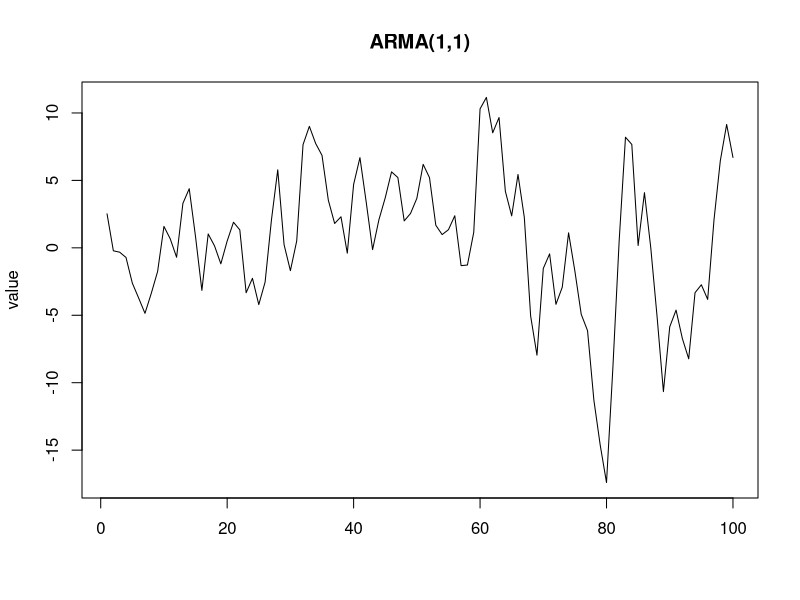
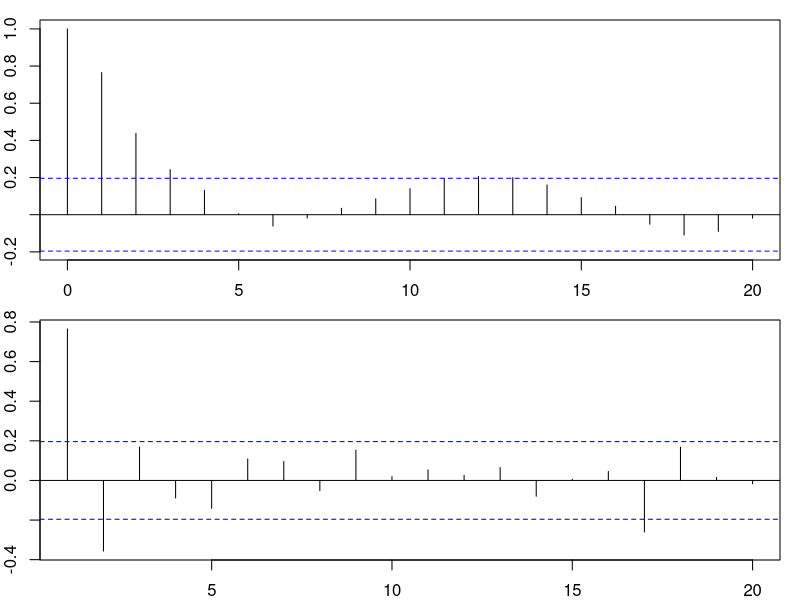
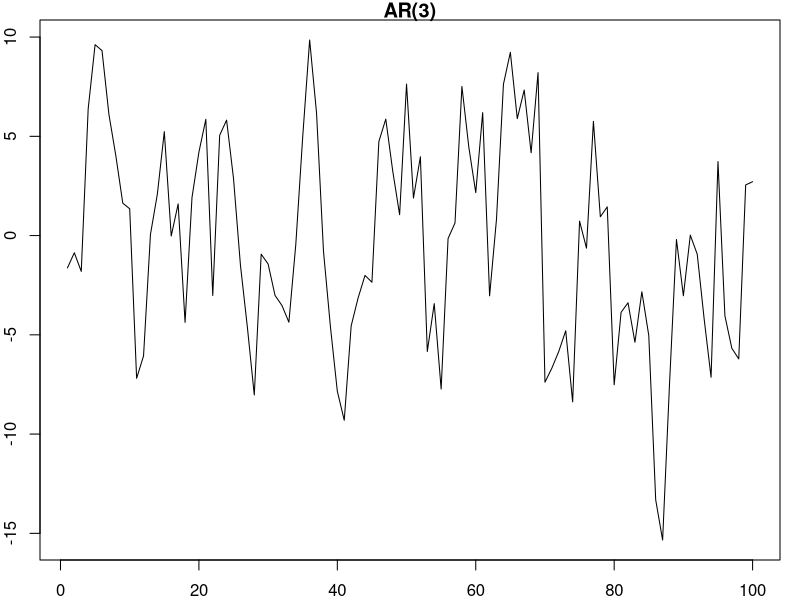
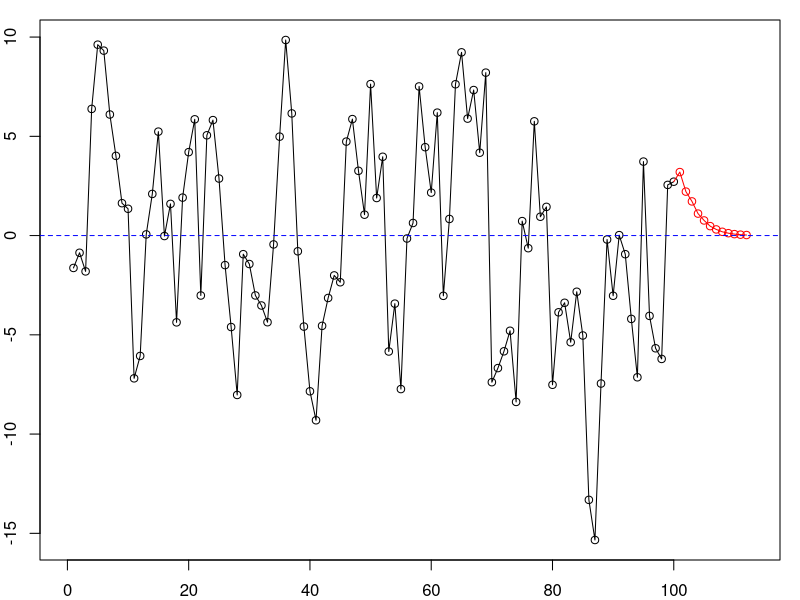
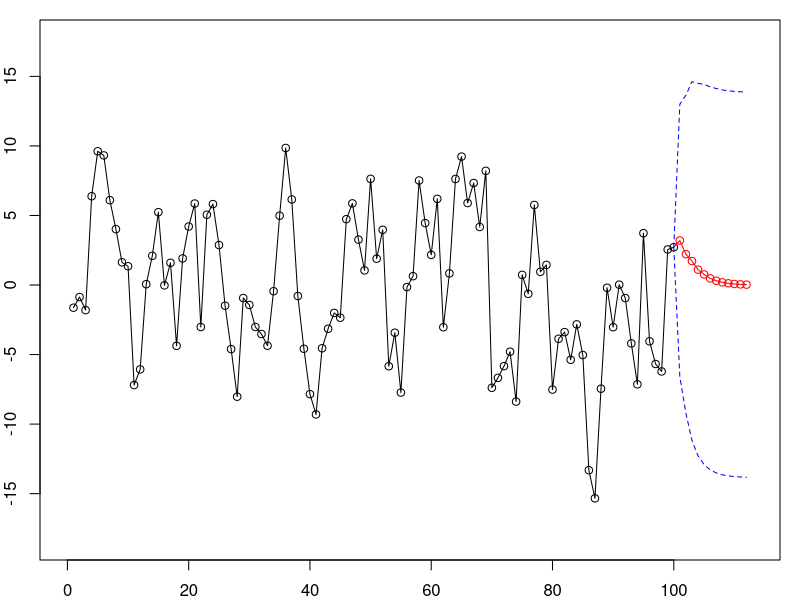
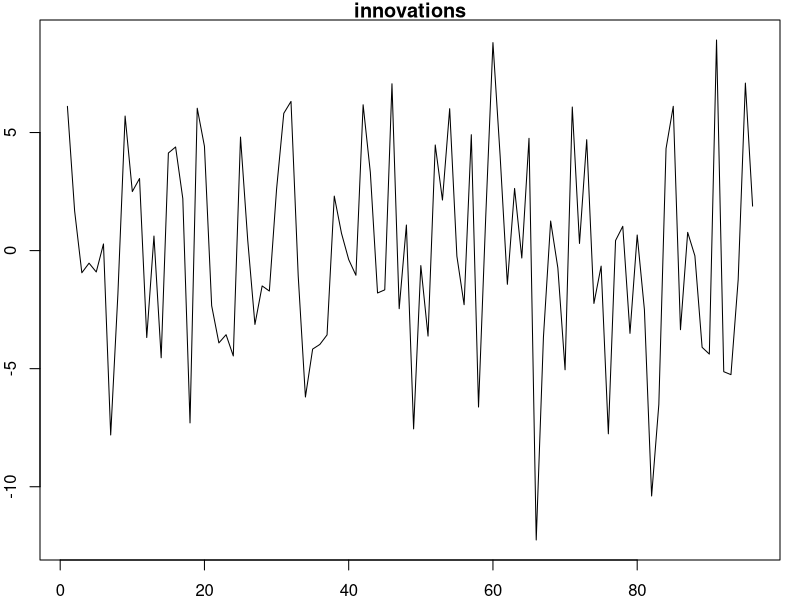
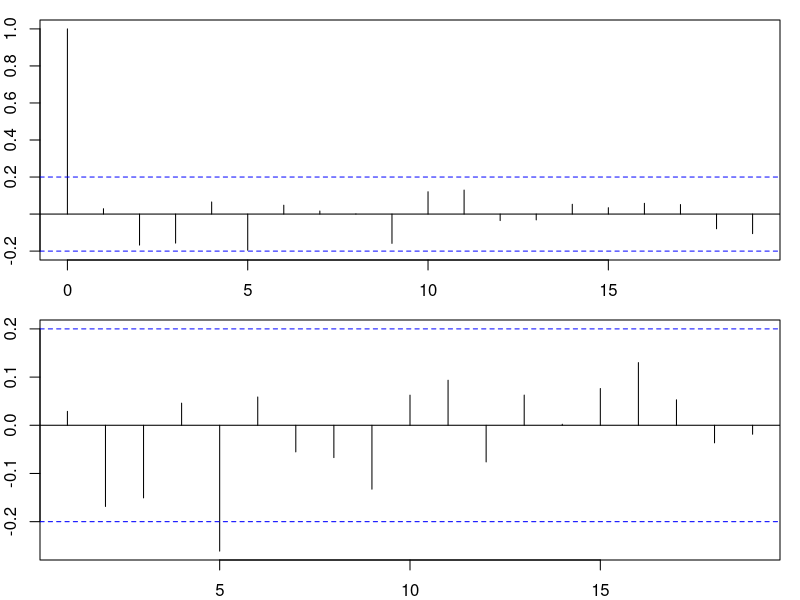
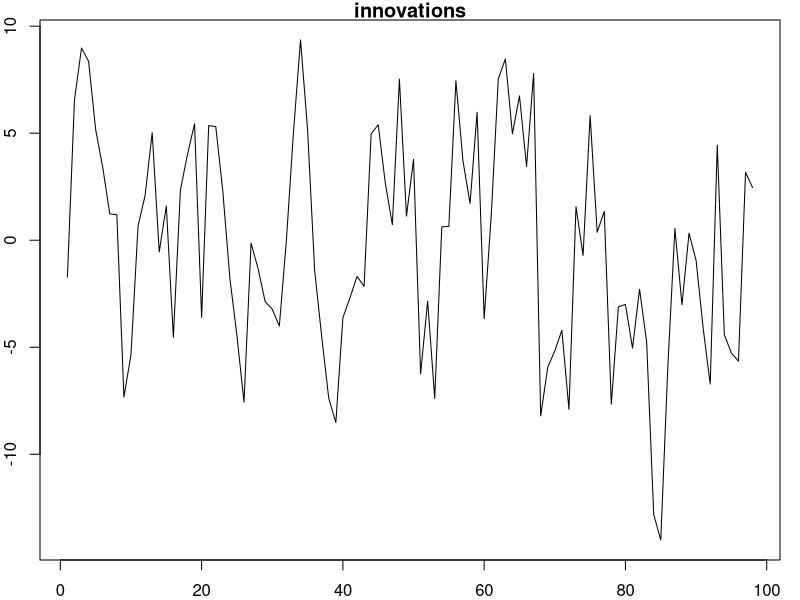

Reproduce these figures in R, in order.
# =================================================================================
# STAT 5170: Applied Time Series
# Numerical examples for part B of learning unit 3
# =================================================================================
#
# =================================================================================
# Simulated ARMA time series
# =================================================================================
#
# Adding to the previously defined functions for simulating time series, the following function may be used to simulate a sample path from an ARMA model.

arma.sim <- function(n, phi, theta, sigw, x0=NA, w0=NA) {
	p <- length(phi)
	q <- length(theta)
	wn.samp <- rnorm(n=n, mean=0, sd=sigw)
	if (is.na(x0)) {
		pastx <- rep(x=0, times=p)
	} else {
		pastx <- c(x0, rep(x=0, times=p-length(x0)))
	}
	if (is.na(w0)) {
		pastw <- rep(x=0, times=q)
	} else {
		pastw <- c(w0, rep(x=0, times=q-length(w0)))
	}
	arma.samp <- numeric(length=n)
	for (t in 1:n) {
		arma.samp[t] <- sum(phi*pastx) + sum(theta*pastw) + wn.samp[t]
		pastx <- c(arma.samp[t], pastx[1:p-1])
		pastw <- c(wn.samp[t], pastw[1:q-1])
	}
	arma.ts <- ts(arma.samp)
	return(arma.ts)
}

# Consider an ARMA(1,1) model with parameters

sigw <- 3.25
phi <- 0.75
theta <- 0.5

# The following code simulates a time series from the is model and plots both its sample path

n <- 100
arma.ts <- arma.sim(n=n, phi=phi, theta=theta, sigw=sigw)
ts.plot(arma.ts, xlab="", ylab="value", main=paste("ARMA(", length(phi), ",", length(theta), ")", sep=""))

# Its ACF and PACF are displayed as follows.

par(mfrow = c(2, 1))
par(mar=c(2.00, 2.00, 1.00, 1.00)) #bottom, left, top, and right
acf(arma.ts)
pacf(arma.ts)
par(mfrow = c(1, 1))

# =================================================================================
# Infinite MA and AR representations of ARMA time series
# =================================================================================
#
# This next example illustrates the use of general recursive formulas for determining the coefficients of infinite MA or AR representations of an ARMA time series.
# 
# As a simple initial example, consider the ARMA(1,1) model with parameters 

phi <- 0.9
theta <- 0.5

# Suppose our interest is to determine the coefficients, psi(j), of its infinite MA representation.

# The coefficients up to index j=p=1 are determined by the formula
# 
# psi(1) = theta + phi
#
# The coefficients psi(p+k) for k at least 1 are determined by the formula
# 
# psi(k+1) = phi(1)*psi(k) 
# 
# The first several coefficeints are calculated as follows

max.k <- 5
psi <- numeric(length=max.k+1)
psi[1] <- theta + phi
for (k in 1:max.k) {
	psi[k+1] <- phi*psi[k] 
}
psi

# It may be helpful to know that this sequence is also given by the formula
# 
# psi(j) = (theta + phi)*phi^(j-1)
# 
# This is calculated as follows

(theta + phi)*phi^(1:(max.k+1)-1)

# Let us now practice on more a complicated model, an ARMA(3,2) model with parameters

phi1 <- 0.9
phi2 <- 0.22
phi3 <- -0.24

theta1 <- 0.3
theta2 <- -0.4

# The coefficients, psi(j), of its infinite MA representation are determined up to  index j=p=3 by the formula
# 
# psi(1) = theta1 + phi1
# psi(2) = theta2 + phi2 + phi1*psi(1)
# psi(3) = phi3 + phi1*psi(2) + phi2*psi(1)

# The coefficients psi(p+k) for k at least 1 are determined by the formula
# 
# psi(k+3) = phi1*psi(k+2) + phi2*psi(k+1) + phi3*psi(k)
# 
# The first several coefficients are calculated as follows

max.k <- 5
psi <- numeric(length=max.k+3)
psi[1] <- theta1 + phi1
psi[2] <- theta2 + phi2 + phi1*psi[1]
psi[3] <- phi3 + phi1*psi[2] + phi2*psi[1]
for (k in 1:max.k) {
	psi[k+3] <- phi1*psi[k+2] + phi2*psi[k+1] + phi3*psi[k]
}
psi

# As for its infinite AR representation, the coefficients, pi(j), up to index j=q=2 are determined by the formula
# 
# pi(1) = phi1 + theta1
# pi(2) = phi2 + theta2 - theta1*pi(1)

# The coefficient pi(q+k) for k=1 is
# 
# pi(3) = phi3 - theta1*pi(2) - theta2*pi(1)
# 
# The coefficients pi(q+k) for k at least 2 are determined by the formula
# 
# pi(k+2) = -theta1*pi(k+1) - theta2*pi(k)
# 
# The first several coefficeints are calcualted as follows

max.k <- 5
pi <- numeric(length=max.k+2)
pi[1] <- phi1 + theta1
pi[2] <- phi2 + theta2 - theta1*pi[1]
pi[3] <- phi3 - theta1*pi[2] - theta2*pi[1]
for (k in 2:max.k) {
	pi[k+2] <- -theta1*pi[k+1] - theta2*pi[k]
}
pi

# =================================================================================
# AR(p) forecasting
# =================================================================================
#
# The next several examples will demonstrate the use of m-step-ahead prediction formulas, and related formulas, on several time series models. We start with forecasting under an autoregressive model

# ---------------------------------------------------------------------------------
# Predictions
# ---------------------------------------------------------------------------------

# In a previous example, we worked with an AR(p) time-series model with p=3 and parameters

p <- 3
sigw <- 5
phi1 <- 0.6
phi2 <- 0.25
phi3 <- -0.15

# The following code simulates a sample path from this time-series model and generates a plot. We use a user-defined function defined previously to simulate the sample path.

ar.sim <- function(n, phi, sigw, x0=NA) {
	p <- length(phi)
	wn.samp <- rnorm(n=n, mean=0, sd=sigw)
	if (is.na(x0)) {
		pastx <- rep(x=0, times=p)
	} else {
		pastx <- c(x0, rep(x=0, times=p-length(x0)))
	}
	ar.samp <- numeric(length=n)
	for (t in 1:n) {
		ar.samp[t] <- sum(phi*pastx) + wn.samp[t]
		pastx <- c(ar.samp[t], pastx[1:p-1])
	}
	ar.ts <- ts(ar.samp)
	return(ar.ts)
}

n <- 100
phi <- c(phi1, phi2, phi3)
ar.ts <- ar.sim(n=n, phi=phi, sigw=sigw)
ts.plot(ar.ts, xlab="", ylab="value", main=paste("AR(", length(phi), ")", sep=""))

# Suppose our goal is to produce m-step-ahead forecasts, x.pred(n+m), starting with the last time point of the simulated time series. This is easily done using the recursive formula
#
# x.pred(n+m) = phi1*x.pred(n+m-1) + phi2*x.pred(n+m-2) + phi3*x.pred(n+m-3)
#
# where x.pred(t) = x(t) if t <= n.
#
# Several such m-step-ahead forecasts are calculated as follows

max.m <- 12
p <- length(phi)
predx <- numeric(length=max.m)
pastx <- ar.ts[seq(from=n, to=n-p+1)]
for (m in 1:max.m) {
	predx[m] = phi1*pastx[1] + phi2*pastx[2] + phi3*pastx[3]
	pastx <- c(predx[m], pastx[1:p-1])
}

# The simualated time series and predictions are plotted by the following code

plot(1:n, ar.ts, type="l", lty=1, lwd=1, col="black", xlim=c(0,n+max.m+1), xlab="previous", ylab="current", main="")
points(1:n, ar.ts, pch=1, cex=1, col="black")
lines(n:(n+max.m), c(ar.ts[n],predx), lty=1, lwd=1, col="red")
points((n+1):(n+max.m), predx, pch=1, cex=1, col="red")
abline(h=0, lty=2, lwd=1, col="blue")

# Observe how the forecasts decay to the mean of the time series.

# ---------------------------------------------------------------------------------
# Prediction bands
# ---------------------------------------------------------------------------------
#
# To add prediction bands to the plot, we need the first several coefficients of the model's infinite moving-average representation. These are calculated as follows.

max.k <- max.m-4
psi <- numeric(length=max.k+3)
psi[1] <- phi1
psi[2] <- phi2 + phi1*psi[1]
psi[3] <- phi3 + phi1*psi[2] + phi2*psi[1]
for (k in 1:max.k) {
	psi[k+3] <- phi1*psi[k+2] + phi2*psi[k+1] + phi3*psi[k]
}
psi

# With these values, the first several squared prediction errors are calculated below. 

pred.err <- numeric(length=max.m)
pred.err[1] <- sigw^2
for (m in 2:max.m) {
	pred.err[m] <- pred.err[m-1] + sigw^2*psi[m-1]^2
}
pred.err

# The following code converts the squared prediction errors to 95% prediction bands and adds them to the plot

alpha <- 0.05
z.cut <- qnorm(p=1-alpha/2, mean=0, sd=1)
lo.bnd <- -z.cut*sqrt(pred.err)
hi.bnd <- z.cut*sqrt(pred.err)

ymin <- min(ar.ts,predx+lo.bnd)
ymax <- max(ar.ts,predx+hi.bnd)
yrng <- ymax-ymin
plot(1:n, ar.ts, type="l", lty=1, lwd=1, col="black", xlim=c(0,n+max.m+1), ylim=c(ymin-0.1*yrng,ymax+0.1*yrng), xlab="previous", ylab="current", main="")
points(1:n, ar.ts, pch=1, cex=1, col="black")
lines(n:(n+max.m), c(ar.ts[n],predx), lty=1, lwd=1, col="red")
points((n+1):(n+max.m), predx, pch=1, cex=1, col="red")
lines(n:(n+max.m), c(ar.ts[n],predx+lo.bnd), lty=2, lwd=1, col="blue")
lines(n:(n+max.m), c(ar.ts[n],predx+hi.bnd), lty=2, lwd=1, col="blue")

# ---------------------------------------------------------------------------------
# Innovations
# ---------------------------------------------------------------------------------

# The following code calculates the innovations on the simulated time series.

pred.samp <- numeric(length=n-p-1)
inno.samp <- numeric(length=n-p-1)
for (t in (p+1):n) {
	pred.val <- phi1*ar.ts[t-1] + phi2*ar.ts[t-2] + phi3*ar.ts[t-3]
	inno.val <- ar.ts[t] - pred.val
	pred.samp[t-p-1] = pred.val
	inno.samp[t-p-1] = inno.val
}

# The innvations are white noise.
inno.ts <- ts(inno.samp)
ts.plot(inno.ts, xlab="", ylab="value", main="innovations")

# The ACF and PACF provide an additional check:

par(mfrow = c(2, 1))
par(mar=c(2.00, 2.00, 1.00, 1.00)) #bottom, left, top, and right
acf(inno.ts)
pacf(inno.ts)
par(mfrow = c(1, 1))

# Note also that the sample standard deviation of the innovations is close to the specified white-noise standard deviation:

c(sigw, sd(inno.samp))

# Suppose instead that the model is misspecified as an AR(1) with autoregressive parameter

phi1 <- 0.1

# The innovations are calculated under this model according to 

pred.samp <- numeric(length=n-2)
inno.samp <- numeric(length=n-2)
for (t in 2:n) {
	pred.val <- phi1*ar.ts[t-1]
	inno.val <- ar.ts[t] - pred.val
	pred.samp[t-2] = pred.val
	inno.samp[t-2] = inno.val
}

# These innovations exhibit patterns that deviate from what we would expect if they were white noise. It is hard to see those patterns just by plotting the values...

inno.ts <- ts(inno.samp)
ts.plot(inno.ts, xlab="", ylab="value", main="innovations")

# ...but the ACF and PACF are helpful diagnostic tools

par(mfrow = c(2, 1))
par(mar=c(2.00, 2.00, 1.00, 1.00)) #bottom, left, top, and right
acf(inno.ts)
pacf(inno.ts)
par(mfrow = c(1, 1))

# =================================================================================
# ARMA(p,q) forecasting
# =================================================================================

# Let is consider forecasting under the ARMA(3,2) model we worked with earlier, with the following parameters.

phi1 <- 0.9
phi2 <- 0.22
phi3 <- -0.24

theta1 <- 0.3
theta2 <- -0.4



# Suppose further that the white-noise standard deviation is

sigw <- 1.75

# The following code simulates a sample path from this time-series model and generates a plot. 

n <- 100
phi <- c(phi1, phi2, phi3)
theta <- c(theta1, theta2)
arma.ts <- arma.sim(n=n, phi=phi, theta=theta, sigw=sigw)
ts.plot(arma.ts, xlab="", ylab="value", main=paste("ARMA(", length(phi), ",", length(theta), ")", sep=""))

# ---------------------------------------------------------------------------------
# Predictions
# ---------------------------------------------------------------------------------

# A prediction formula for this model is deduced from a truncated version of its infinite AR representation. As in a previous example before, the first several coefficients of this representation are calculated as follows.

max.k <- 20
pi <- numeric(length=max.k+2)
pi[1] <- phi1 + theta1
pi[2] <- phi2 + theta2 - theta1*pi[1]
pi[3] <- phi3 - theta1*pi[2] - theta2*pi[1]
for (k in 2:max.k) {
	pi[k+2] <- -theta1*pi[k+1] - theta2*pi[k]
}
pi

# The coefficients with subscripts above about ten are very near zero, and so just these first j=10 coefficients are used in the prediction formula.

# Several such m-step-ahead forecasts, starting at the end of the simulated time series, are calculated as follows

max.m <- 25
max.j <- 10
predx <- numeric(length=max.m)
pastx <- arma.ts[seq(from=n, to=n-max.j+1)]
for (m in 1:max.m) {
	predx[m] = sum(pi[1:max.j]* pastx)
	pastx <- c(predx[m], pastx[1:max.j-1])
}

# The simualated time series and predictions are plotted by the following code

plot(1:n, arma.ts, type="l", lty=1, lwd=1, col="black", xlim=c(0,n+max.m+1), xlab="previous", ylab="current", main="")
points(1:n, arma.ts, pch=1, cex=1, col="black")
lines(n:(n+max.m), c(arma.ts[n],predx), lty=1, lwd=1, col="red")
points((n+1):(n+max.m), predx, pch=1, cex=1, col="red")
abline(h=0, lty=2, lwd=1, col="blue")

# ---------------------------------------------------------------------------------
# Prediction bands
# ---------------------------------------------------------------------------------
#
# Prediction errors, for calcuating prediction bands, are calculated from the model's infinite moving-average representation. As we did before, the first several coefficients of this representation are calculated as follows. 

max.k <- max.m-4
psi <- numeric(length=max.k+3)
psi[1] <- theta1 + phi1
psi[2] <- theta2 + phi2 + phi1*psi[1]
psi[3] <- phi3 + phi1*psi[2] + phi2*psi[1]
for (k in 1:max.k) {
	psi[k+3] <- phi1*psi[k+2] + phi2*psi[k+1] + phi3*psi[k]
}

# Notice that these are calculated from the initial ARMA(3,2) model, not from the truncated infinite-AR representation.

# Having calculated the relevant coefficients, the first several squared prediction errors are calculated below. 

pred.err <- numeric(length=max.m)
pred.err[1] <- sigw^2
for (m in 2:max.m) {
	pred.err[m] <- pred.err[m-1] + sigw^2*psi[m-1]^2
}
pred.err

# 95% prediction bands are added to the plot by the following code.

alpha <- 0.05
z.cut <- qnorm(p=1-alpha/2, mean=0, sd=1)
lo.bnd <- -z.cut*sqrt(pred.err)
hi.bnd <- z.cut*sqrt(pred.err)

ymin <- min(arma.ts,predx+lo.bnd)
ymax <- max(arma.ts,predx+hi.bnd)
yrng <- ymax-ymin
plot(1:n, arma.ts, type="l", lty=1, lwd=1, col="black", xlim=c(0,n+max.m+1), ylim=c(ymin-0.1*yrng,ymax+0.1*yrng), xlab="previous", ylab="current", main="")
points(1:n, arma.ts, pch=1, cex=1, col="black")
lines(n:(n+max.m), c(arma.ts[n],predx), lty=1, lwd=1, col="red")
points((n+1):(n+max.m), predx, pch=1, cex=1, col="red")
lines(n:(n+max.m), c(arma.ts[n],predx+lo.bnd), lty=2, lwd=1, col="blue")
lines(n:(n+max.m), c(arma.ts[n],predx+hi.bnd), lty=2, lwd=1, col="blue")

# The enormous size of the prediction bands partly reflects the relatively slow decay of the infinite-AR coefficients.

psi

# =================================================================================
# MA(q) forecasting
# =================================================================================

# In a previous example we worked with the MA(4) time-series model with the following parameters 

sigw <- 7.5
theta1 <- -0.5
theta2 <- 0.5
theta3 <- -0.8
theta4 <- -0.4

# A simulated single sample path and plot is generated as follows. We use a previously-defined function for simulation.

ma.sim <- function(n, theta, sigw, w0=NA) {
	q <- length(theta)
	wn.samp <- rnorm(n=n, mean=0, sd=sigw)
	if (is.na(w0)) {
		pastw <- rep(x=0, times=q)
	} else {
		pastw <- c(w0, rep(x=0, times=q-length(w0)))
	}
	ma.samp <- numeric(length=n)
	for (t in 1:n) {
		ma.samp[t] <- sum(theta*pastw) + wn.samp[t]
		pastw <- c(wn.samp[t], pastw[1:q-1])
	}
	ma.ts <- ts(ma.samp)
	return(ma.ts)
}

n <- 100
theta <- c(theta1, theta2, theta3, theta4)
ma.ts <- ma.sim(n=n, theta=theta, sigw=sigw, w0=NA)
ts.plot(ma.ts, xlab="", ylab="value", main=paste("MA(", length(theta), ")", sep=""))

# We used (a close variation of) the following code to calculate the autocovariance function of this time series, across h = 0, 1, ..., q. 

q <- length(theta)
q.ext <- q+1
theta.ext <- c(1, theta)
acov <- numeric(length=q.ext)
for (lag in 0:q) {
	theta.lag <- c(theta.ext[(lag+1):q.ext], rep(x=0, times=lag))
	acov[lag+1] <- sigw^2*sum(theta.lag*theta.ext)
}
acov

# In what follows, we use the Innovations Algorithm for forcasting. As preparation for coding that algorithm, we append zeros to the variable storing the autocovarance values in order to expand indexing

max.m <- 12
acov <- c(acov, rep(x=0, times=n+max.m))

# The Innovations Algorithm is coded below. The the first step of the algorithm is to calculate the innovations within the existing data. Notice that it simulataneously calculates predictions and squared prediction errors.

pred.seq <- numeric(length=n+max.m)
pred.err <- numeric(length=n+max.m)
theta.mat <- matrix(data=0, nrow=n+max.m-1, ncol=n+max.m-1)
pred.seq[1] <- 0
pred.err[1] <- acov[1]
t <- 1
theta.mat[1,1] <- acov[2]/pred.err[1]
pred.err[2] <- acov[1] - theta.mat[1,1]^2*pred.err[1]
pred.seq[2] <- theta.mat[1,1]*(ma.ts[1] - pred.seq[1])
for (t in 2:n) {
	tp1 <- t+1
	theta.mat[t,t] <- acov[tp1]/acov[1]
	for (j in 1:(t-1)) {
		theta.mat[t,t-j] <- acov[tp1-j]
		for (k in 0:(j-1)) {
			theta.mat[t,t-j] <- theta.mat[t,t-j] - theta.mat[j,j-k]*theta.mat[t,t-k]*pred.err[k+1]
		}
		theta.mat[t,t-j] <- theta.mat[t,t-j] / pred.err[j+1]
	}
	pred.err[tp1] <- acov[1]
	for (j in 0:(t-1)) {
		pred.err[tp1] <- pred.err[tp1] - theta.mat[t,t-j]^2*pred.err[j+1]
	}
	pred.seq[tp1] <- 0
	for (j in 1:t) {
		pred.seq[tp1] <- pred.seq[tp1] + theta.mat[t,j]*(ma.ts[t-j+1] - pred.seq[tp1-j+1])
	}
}

# The next step is to calculate the predictions beyond the the existing data. The only change in the code below, compared to that of the first step, is the indexing of main loop, and that of the predictions and prediction errors within the loop. 

for (t in (n+1):(n+max.m-1)) {
	tp1 <- t+1
	theta.mat[t,t] <- acov[tp1]/acov[1]
	for (j in 1:(t-1)) {
		theta.mat[t,t-j] <- acov[tp1-j]
		for (k in 0:(j-1)) {
			theta.mat[t,t-j] <- theta.mat[t,t-j] - theta.mat[j,j-k]*theta.mat[t,t-k]*pred.err[k+1]
		}
		theta.mat[t,t-j] <- theta.mat[t,t-j] / pred.err[j+1]
	}
	pred.err[tp1] <- acov[1]
	for (j in 1:(t-1)) {
		pred.err[tp1] <- pred.err[tp1] - theta.mat[t,j]^2*pred.err[t-j+1]
	}
	pred.seq[tp1] <- 0
	for (j in (t-n+1):t) {
		pred.seq[tp1] <- pred.seq[tp1] + theta.mat[t,j]*(ma.ts[t-j+1] - pred.seq[tp1-j+1])
	}
}

# The following code generates a plot of the simualated time series, predictions, and 95% prediction bands.

alpha <- 0.05
z.cut <- qnorm(p=1-alpha/2, mean=0, sd=1)
lo.bnd <- -z.cut*sqrt(pred.err[(n+1):(n+max.m)])
hi.bnd <- z.cut*sqrt(pred.err[(n+1):(n+max.m)])
predx <- pred.seq[(n+1):(n+max.m)]

ymin <- min(ma.ts,predx+lo.bnd)
ymax <- max(ma.ts,predx+hi.bnd)
yrng <- ymax-ymin
plot(1:n, ma.ts, type="l", lty=1, lwd=1, col="black", xlim=c(0,n+max.m+1), ylim=c(ymin-0.1*yrng,ymax+0.1*yrng), xlab="previous", ylab="current", main="")
points(1:n, ma.ts, pch=1, cex=1, col="black")
lines(n:(n+max.m), c(ma.ts[n],predx), lty=1, lwd=1, col="red")
points((n+1):(n+max.m), predx, pch=1, cex=1, col="red")
lines(n:(n+max.m), c(ma.ts[n],predx+lo.bnd), lty=2, lwd=1, col="blue")
lines(n:(n+max.m), c(ma.ts[n],predx+hi.bnd), lty=2, lwd=1, col="blue")

# Several observations about this example are worth mentioning:
# 
# First, notice that the prediction at t=n+m is zero whenever m > q. This directly reflects the structure of the MA model, which specifies that m > q implies that x(t+m) would be uncorrelated with x(t), and so the prediction would be at the mean of the time series, which is zero.

# Upon closely examining the algorithm's calculations, we see that the vast majority of the of the entries in theta.mat are zero. We only find non-zero entries in the first q=4 columns.

theta.mat[1:10, 1:q]

theta.mat[1:10, (q+1):(q+10)]

# This, too, is a reflection of the MA model's autocovariance function, gamma(h), which is zero whenever h > q.

# Together, these properties suggest that the Innovations Algorithm may be customized to improve computational costs when forecasting under an MA mode. In other cases, it remains a suitable algorithm for general use. 
temp <- polyroot(c(1, -9/4, -9/4))
temp2 <- polyroot(c(1, -3, 1/9, -1/3))
Mod(temp2)
# here get rid of the 0.333 since it is redundant.
